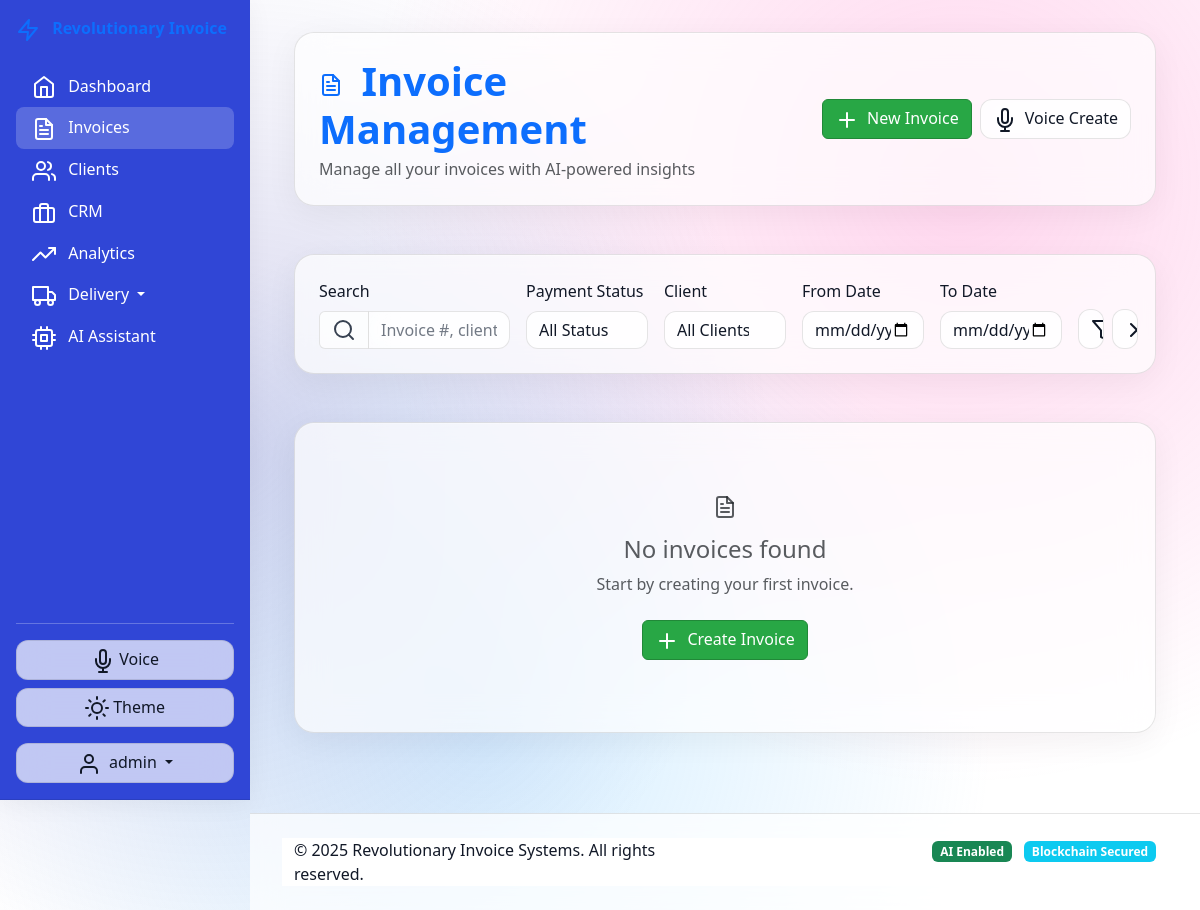
The app's page /invoices (signed in), older data.
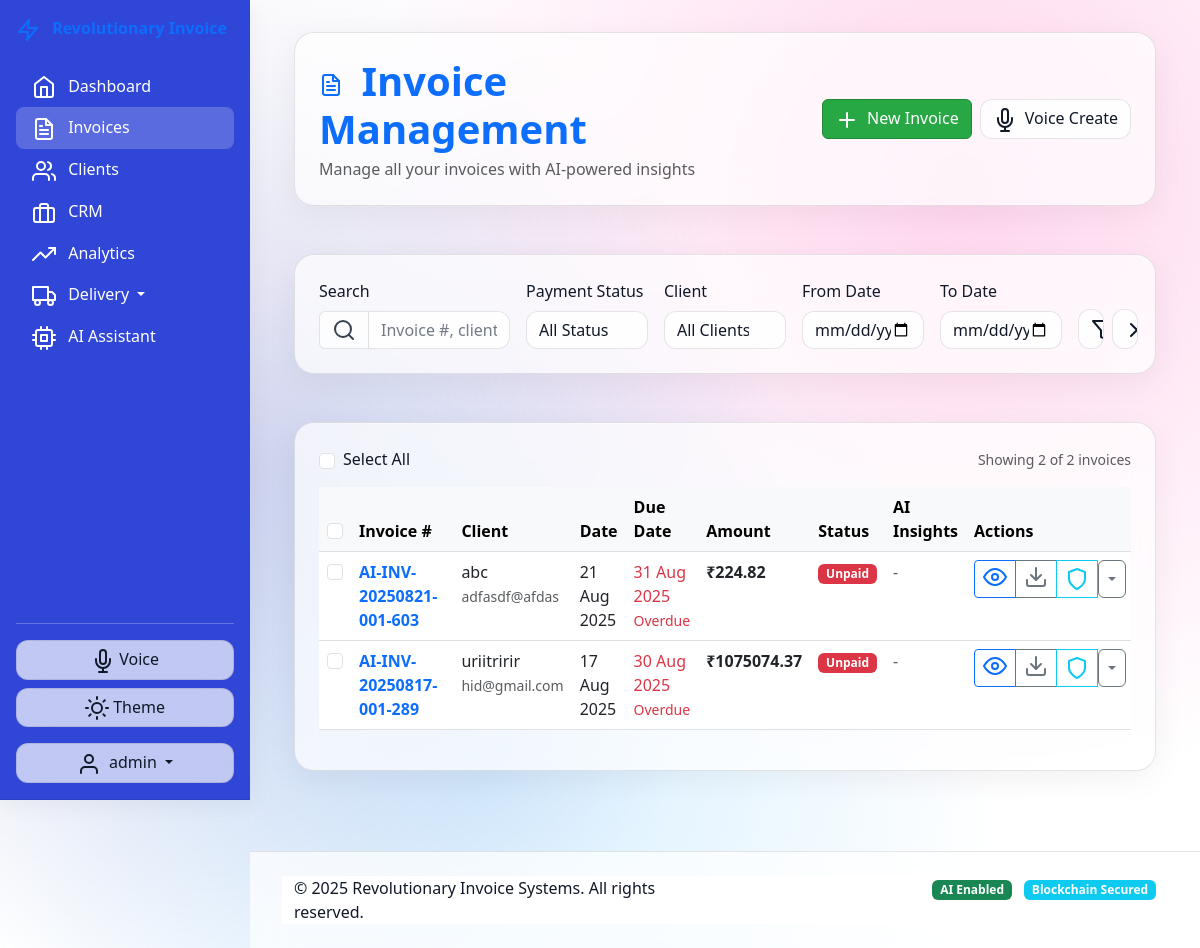
The same page, newer data.
### models.py (models this page shows)
class Invoice(db.Model):
    id = db.Column(db.Integer, primary_key=True)
    invoice_number = db.Column(db.String(50), unique=True, nullable=False)
    client_id = db.Column(db.Integer, db.ForeignKey('client.id'), nullable=False)
    invoice_date = db.Column(db.Date, nullable=False, default=datetime.utcnow().date())
    due_date = db.Column(db.Date)
    subtotal = db.Column(db.Float, default=0.0)
    cgst = db.Column(db.Float, default=0.0)
    sgst = db.Column(db.Float, default=0.0)
    igst = db.Column(db.Float, default=0.0)
    total_amount = db.Column(db.Float, default=0.0)
    payment_status = db.Column(db.String(20), default='Unpaid')
    payment_date = db.Column(db.Date)
    payment_mode = db.Column(db.String(50))
    amount_paid = db.Column(db.Float, default=0.0)
    notes = db.Column(db.Text)
    terms_conditions = db.Column(db.Text)
    invoice_type = db.Column(db.String(20), default='Invoice')
    ai_generated = db.Column(db.Boolean, default=False)  # Created via AI assistant
    voice_command_created = db.Column(db.Boolean, default=False)  # Created via voice
    ai_suggestions_applied = db.Column(JSON)  # Track applied AI suggestions
    blockchain_hash = db.Column(db.String(100))  # Blockchain verification hash
    blockchain_timestamp = db.Column(db.DateTime)  # Blockchain timestamp
    qr_payment_code = db.Column(db.String(200))  # QR code for payments
    digital_signature = db.Column(db.Text)  # Digital signature data
    language_code = db.Column(db.String(10), default='en')  # Invoice language
    ar_preview_data = db.Column(JSON)  # AR preview configuration
    collaboration_data = db.Column(JSON)  # Real-time collaboration metadata
    ai_risk_assessment = db.Column(JSON)  # AI-generated risk assessment
    predicted_payment_date = db.Column(db.Date)  # AI-predicted payment date
    created_at = db.Column(db.DateTime, default=datetime.utcnow)
    updated_at = db.Column(db.DateTime, default=datetime.utcnow, onupdate=datetime.utcnow)
    line_items = db.relationship('InvoiceLineItem', backref='invoice', lazy=True, cascade='all, delete-orphan')
    ai_interactions = db.relationship('AIInteraction', backref='invoice', lazy=True)

class Client(db.Model):
    id = db.Column(db.Integer, primary_key=True)
    name = db.Column(db.String(200), nullable=False)
    contact_person = db.Column(db.String(100))
    address = db.Column(db.Text)
    city = db.Column(db.String(100))
    state = db.Column(db.String(100))
    pincode = db.Column(db.String(10))
    phone = db.Column(db.String(20))
    email = db.Column(db.String(120))
    gstin = db.Column(db.String(15))
    pan = db.Column(db.String(10))
    client_type = db.Column(db.String(50), default='Regular')
    tags = db.Column(db.Text)
    notes = db.Column(db.Text)
    lead_stage = db.Column(db.String(50), default='New')
    last_contact_date = db.Column(db.DateTime)
    follow_up_date = db.Column(db.DateTime)
    total_business = db.Column(db.Float, default=0.0)
    ai_risk_score = db.Column(db.Float, default=0.0)  # AI-calculated payment risk
    predicted_ltv = db.Column(db.Float, default=0.0)  # AI-predicted lifetime value
    communication_preferences = db.Column(JSON)  # AI-learned communication patterns
    sentiment_score = db.Column(db.Float, default=0.0)  # AI sentiment analysis
    payment_behavior_pattern = db.Column(db.String(50))  # Early/Late/Consistent
    preferred_products = db.Column(JSON)  # AI-detected product preferences
    blockchain_verified = db.Column(db.Boolean, default=False)
    created_at = db.Column(db.DateTime, default=datetime.utcnow)
    updated_at = db.Column(db.DateTime, default=datetime.utcnow, onupdate=datetime.utcnow)
    invoices = db.relationship('Invoice', backref='client', lazy=True)
    challans = db.relationship('DeliveryChallan', backref='client', lazy=True)

### routes.py (the view, shortened to what this page needs)
@app.route('/invoices')
@login_required
def invoice_management():
    page = request.args.get('page', 1, type=int)
    search = request.args.get('search', '')
    status_filter = request.args.get('status', '')
    client_filter = request.args.get('client_id', '')
    date_from = request.args.get('date_from', '')
    date_to = request.args.get('date_to', '')
    query = Invoice.query.options(joinedload(Invoice.client))
    if status_filter:
        query = query.filter(Invoice.payment_status == status_filter)
    if client_filter:
        query = query.filter(Invoice.client_id == client_filter)
    if date_from:
        query = query.filter(Invoice.invoice_date >= datetime.strptime(date_from, '%Y-%m-%d').date())
    if date_to:
        query = query.filter(Invoice.invoice_date <= datetime.strptime(date_to, '%Y-%m-%d').date())
    invoices = query.order_by(Invoice.created_at.desc()).paginate(
        page=page, per_page=20, error_out=False
    )
    clients = Client.query.order_by(Client.name).all()
    ai_invoice_insights = {}
    return render_template('invoice_management.html',
                         invoices=invoices,
                         clients=clients,
                         search=search,
                         status_filter=status_filter,
                         client_filter=client_filter,
                         date_from=date_from,
                         date_to=date_to,
                         ai_insights=ai_invoice_insights)

### app.py (called while the page is built)
@app.context_processor
def inject_today():
    return {'today': datetime.now()}

### routes.py (called while the page is built)
def login_required(f):
    from functools import wraps
    @wraps(f)
    def decorated_function(*args, **kwargs):
        if 'user_id' not in session:
            flash('Please log in to access this page.', 'error')
            return redirect(url_for('login'))
        return f(*args, **kwargs)
    return decorated_function

@app.context_processor
def inject_globals():
    return {
        'ai_enabled': app.config.get("AI_FEATURES_ENABLED", False),
        'blockchain_enabled': app.config.get("BLOCKCHAIN_ENABLED", False),
        'current_user_id': session.get('user_id'),
        'is_admin': session.get('is_admin', False)
    }

### templates/invoice_management.html (shortened to what the changed rows need)
{% extends "base.html" %}
{% block content %}
<div class="container-fluid">
    <div class="row mb-4">
        <div class="col-12">
            <div class="glass-card p-4">
                <div class="row align-items-center">
                    <div class="col-md-6">
                        <h1 class="display-6 fw-bold text-primary mb-1">
                            <i data-feather="file-text" class="me-2"></i>
                            Invoice Management
                        </h1>
                    </div>
                </div>
            </div>
        </div>
    </div><br>
    <br>
    <div class="row">
        <div class="col-12">
            <div class="glass-card p-4">
                {% if invoices.items %}
                <div class="d-flex justify-content-between align-items-center mb-3">
                    <div class="d-flex align-items-center">
                        <input type="checkbox" class="form-check-input me-2" id="selectAll">
                        <label for="selectAll" class="form-check-label">Select All</label>
                    </div>
                    <div class="text-muted small">
                        Showing {{ invoices.items|length }} of {{ invoices.total }} invoices
                    </div>
                </div>
                <div class="table-responsive">
                    <table class="table table-hover">
                        <thead class="table-light">
                            <tr>
                                <th width="40">
                                    <input type="checkbox" class="form-check-input" id="selectHeader">
                                </th>
                                <th>Invoice #</th>
                                <th>Client</th>
                                <th>Date</th>
                                <th>Due Date</th>
                                <th>Amount</th>
                                <th>Status</th>
                                <th>AI Insights</th>
                                <th>Actions</th>
                            </tr>
                        </thead>
                        <tbody>
                            {% for invoice in invoices.items %}
                            <tr class="invoice-row" data-invoice-id="{{ invoice.id }}">
                                <td>
                                    <input type="checkbox" class="form-check-input invoice-checkbox" value="{{ invoice.id }}">
                                </td>
                                <td>
                                    <div class="d-flex align-items-center">
                                        <a href="{{ url_for('invoice_detail', id=invoice.id) }}" class="text-decoration-none fw-bold">
                                            {{ invoice.invoice_number }}
                                        </a>
                                    </div>
                                </td>
                                <td>
                                    <div>
                                        <div class="fw-medium">{{ invoice.client.name }}</div>
                                        <small class="text-muted">{{ invoice.client.email or invoice.client.phone }}</small>
                                    </div>
                                </td>
                                <td>{{ invoice.invoice_date.strftime('%d %b %Y') }}</td>
                                <td>
                                    {% if invoice.due_date %}
                                        <span class="{% if invoice.due_date < today.date() and invoice.payment_status != 'Paid' %}text-danger{% endif %}">
                                            {{ invoice.due_date.strftime('%d %b %Y') }}
                                        </span>
                                        {% if invoice.due_date < today.date() and invoice.payment_status != 'Paid' %}
                                        <br><small class="text-danger">Overdue</small>
                                        {% endif %}
                                    {% else %}
                                        <span class="text-muted">Not set</span>
                                    {% endif %}
                                </td>
                                <td>
                                    <div class="fw-bold">₹{{ "%.2f"|format(invoice.total_amount) }}</div>
                                </td>
                                <td>
                                    <span class="badge
                                        {% if invoice.payment_status == 'Paid' %}bg-success
                                        {% elif invoice.payment_status == 'Unpaid' %}bg-danger
                                        {% else %}bg-warning text-dark{% endif %}">
                                        {{ invoice.payment_status }}
                                    </span>
                                </td>
                                <td>
                                    {% if ai_enabled and ai_insights and invoice.id in ai_insights %}
                                    <div class="ai-insight-cell">
                                        <span class="badge bg-{{ 'danger' if ai_insights[invoice.id].payment_risk == 'High' else 'warning' if ai_insights[invoice.id].payment_risk == 'Medium' else 'success' }} bg-opacity-10
                                                     text-{{ 'danger' if ai_insights[invoice.id].payment_risk == 'High' else 'warning' if ai_insights[invoice.id].payment_risk == 'Medium' else 'success' }}">
                                            {{ ai_insights[invoice.id].payment_risk }} Risk
                                        </span>
                                        {% if ai_insights[invoice.id].predicted_payment_date %}
                                        <br><small class="text-muted">
                                            Predicted: {{ ai_insights[invoice.id].predicted_payment_date }}
                                        </small>
                                        {% endif %}
                                    </div>
                                    {% else %}
                                    <span class="text-muted">-</span>
                                    {% endif %}
                                </td>
                                <td>
                                    <div class="btn-group btn-group-sm">
                                        <a href="{{ url_for('invoice_detail', id=invoice.id) }}"
                                           class="btn btn-outline-primary" title="View Details">
                                            <i data-feather="eye" size="14"></i>
                                        </a>
                                        <a href="{{ url_for('invoice_pdf', id=invoice.id) }}"
                                           class="btn btn-outline-secondary" title="Download PDF">
                                            <i data-feather="download" size="14"></i>
                                        </a>
                                        {% if blockchain_enabled %}
                                        <button class="btn btn-outline-info blockchain-verify-btn"
                                                data-invoice-id="{{ invoice.id }}" title="Verify on Blockchain">
                                            <i data-feather="shield" size="14"></i>
                                        </button>
                                        {% endif %}
                                        <div class="dropdown">
                                            <button class="btn btn-outline-secondary dropdown-toggle dropdown-toggle-split"
                                                    data-bs-toggle="dropdown"></button>
                                        </div>
                                    </div>
                                </td>
                            </tr>
                            {% endfor %}
                        </tbody>
                    </table>
                </div>
                {% else %}
                <div class="text-center py-5">
                    <i data-feather="file-text" size="64" class="text-muted mb-3"></i>
                    <h4 class="text-muted">No invoices found</h4>
                    <p class="text-muted mb-4">
                        {% if search or status_filter or client_filter or date_from or date_to %}
                        Try adjusting your filters or create a new invoice.
                        {% else %}
                        Start by creating your first invoice.
                        {% endif %}
                    </p>
                    <div class="d-flex gap-2 justify-content-center">
                        <a href="{{ url_for('create_invoice') }}" class="btn btn-primary glass-btn-primary">
                            <i data-feather="plus" class="me-1"></i> Create Invoice
                        </a>
                    </div>
                </div>
                {% endif %}
            </div>
        </div>
    </div>
</div>
{% endblock %}

Row changes from the older to the newer data that the page shows:
added Invoice: invoice_number "AI-INV-20250821-001-603", client.name "abc", client "adfasdf@afdas", invoice_date "21 Aug 2025", due_date "31 Aug 2025", shows "Overdue", total_amount "224.82", payment_status "Unpaid"
added Invoice: invoice_number "AI-INV-20250817-001-289", client.name "uriitririr", client "hid@gmail.com", invoice_date "17 Aug 2025", due_date "30 Aug 2025", shows "Overdue", total_amount "1075074.37", payment_status "Unpaid"
Text that changed along with them:
form field value: (not shown) → "☐"
{{ invoices.items|length }}: (not shown) → "2"
{{ invoices.total }}: (not shown) → "2"
text no longer shown: "No invoices found Start by creating your first invoice. Create Invoice"
text now shown: "Select All Showing of invoices Invoice # Client Date Due Date Amount Status AI Insights Actions"
